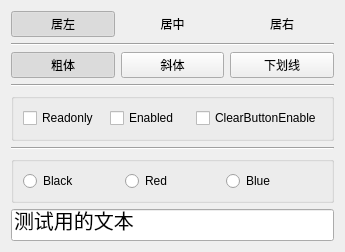
<?xml version="1.0" encoding="UTF-8"?>
<ui version="4.0">
 <class>Widget</class>
 <widget class="QWidget" name="Widget">
  <property name="geometry">
   <rect>
    <x>0</x>
    <y>0</y>
    <width>345</width>
    <height>252</height>
   </rect>
  </property>
  <property name="windowTitle">
   <string>Widget</string>
  </property>
  <layout class="QVBoxLayout" name="verticalLayout">
   <item>
    <layout class="QHBoxLayout" name="horizontalLayout">
     <item>
      <widget class="QPushButton" name="btnAlign_Left">
       <property name="text">
        <string>居左</string>
       </property>
       <property name="icon">
        <iconset resource="res.qrc">
         <normaloff>:/icons/icons/pre2.bmp</normaloff>:/icons/icons/pre2.bmp</iconset>
       </property>
       <property name="checkable">
        <bool>true</bool>
       </property>
       <property name="checked">
        <bool>true</bool>
       </property>
       <property name="autoExclusive">
        <bool>true</bool>
       </property>
       <property name="flat">
        <bool>true</bool>
       </property>
      </widget>
     </item>
     <item>
      <widget class="QPushButton" name="btnAlign_Center">
       <property name="text">
        <string>居中</string>
       </property>
       <property name="icon">
        <iconset resource="res.qrc">
         <normaloff>:/icons/icons/102.bmp</normaloff>:/icons/icons/102.bmp</iconset>
       </property>
       <property name="checkable">
        <bool>true</bool>
       </property>
       <property name="autoExclusive">
        <bool>true</bool>
       </property>
       <property name="flat">
        <bool>true</bool>
       </property>
      </widget>
     </item>
     <item>
      <widget class="QPushButton" name="btnAlign_Right">
       <property name="text">
        <string>居右</string>
       </property>
       <property name="icon">
        <iconset resource="res.qrc">
         <normaloff>:/icons/icons/next2.bmp</normaloff>:/icons/icons/next2.bmp</iconset>
       </property>
       <property name="checkable">
        <bool>true</bool>
       </property>
       <property name="autoExclusive">
        <bool>true</bool>
       </property>
       <property name="flat">
        <bool>true</bool>
       </property>
      </widget>
     </item>
    </layout>
   </item>
   <item>
    <widget class="Line" name="line">
     <property name="orientation">
      <enum>Qt::Horizontal</enum>
     </property>
    </widget>
   </item>
   <item>
    <layout class="QHBoxLayout" name="horizontalLayout_2">
     <item>
      <widget class="QPushButton" name="btnFont_Bold">
       <property name="text">
        <string>粗体</string>
       </property>
       <property name="icon">
        <iconset resource="res.qrc">
         <normaloff>:/icons/icons/BLD.BMP</normaloff>:/icons/icons/BLD.BMP</iconset>
       </property>
       <property name="checkable">
        <bool>true</bool>
       </property>
       <property name="checked">
        <bool>true</bool>
       </property>
       <property name="autoExclusive">
        <bool>false</bool>
       </property>
       <property name="flat">
        <bool>false</bool>
       </property>
      </widget>
     </item>
     <item>
      <widget class="QPushButton" name="btnFont_Italic">
       <property name="text">
        <string>斜体</string>
       </property>
       <property name="icon">
        <iconset resource="res.qrc">
         <normaloff>:/icons/icons/ITL.BMP</normaloff>:/icons/icons/ITL.BMP</iconset>
       </property>
       <property name="checkable">
        <bool>true</bool>
       </property>
       <property name="autoExclusive">
        <bool>false</bool>
       </property>
       <property name="flat">
        <bool>false</bool>
       </property>
      </widget>
     </item>
     <item>
      <widget class="QPushButton" name="btnFont_Underline">
       <property name="text">
        <string>下划线</string>
       </property>
       <property name="icon">
        <iconset resource="res.qrc">
         <normaloff>:/icons/icons/318.bmp</normaloff>:/icons/icons/318.bmp</iconset>
       </property>
       <property name="checkable">
        <bool>true</bool>
       </property>
       <property name="autoExclusive">
        <bool>false</bool>
       </property>
       <property name="flat">
        <bool>false</bool>
       </property>
      </widget>
     </item>
    </layout>
   </item>
   <item>
    <widget class="Line" name="line_2">
     <property name="orientation">
      <enum>Qt::Horizontal</enum>
     </property>
    </widget>
   </item>
   <item>
    <widget class="QGroupBox" name="groupBox">
     <property name="title">
      <string/>
     </property>
     <layout class="QHBoxLayout" name="horizontalLayout_3">
      <item>
       <widget class="QCheckBox" name="chkReadOnly">
        <property name="text">
         <string>Readonly</string>
        </property>
       </widget>
      </item>
      <item>
       <widget class="QCheckBox" name="chkEnabled">
        <property name="text">
         <string>Enabled</string>
        </property>
       </widget>
      </item>
      <item>
       <widget class="QCheckBox" name="chkClear">
        <property name="text">
         <string>ClearButtonEnable</string>
        </property>
       </widget>
      </item>
     </layout>
    </widget>
   </item>
   <item>
    <widget class="Line" name="line_3">
     <property name="orientation">
      <enum>Qt::Horizontal</enum>
     </property>
    </widget>
   </item>
   <item>
    <widget class="QGroupBox" name="groupBox_2">
     <property name="title">
      <string/>
     </property>
     <layout class="QHBoxLayout" name="horizontalLayout_4">
      <item>
       <widget class="QRadioButton" name="radioBlack">
        <property name="text">
         <string>Black</string>
        </property>
       </widget>
      </item>
      <item>
       <widget class="QRadioButton" name="radioRed">
        <property name="text">
         <string>Red</string>
        </property>
       </widget>
      </item>
      <item>
       <widget class="QRadioButton" name="radioBlue">
        <property name="text">
         <string>Blue</string>
        </property>
       </widget>
      </item>
     </layout>
    </widget>
   </item>
   <item>
    <widget class="QLineEdit" name="lineEdit">
     <property name="font">
      <font>
       <pointsize>15</pointsize>
      </font>
     </property>
     <property name="text">
      <string>测试用的文本</string>
     </property>
    </widget>
   </item>
  </layout>
 </widget>
 <resources>
  <include location="res.qrc"/>
 </resources>
 <connections/>
</ui>
